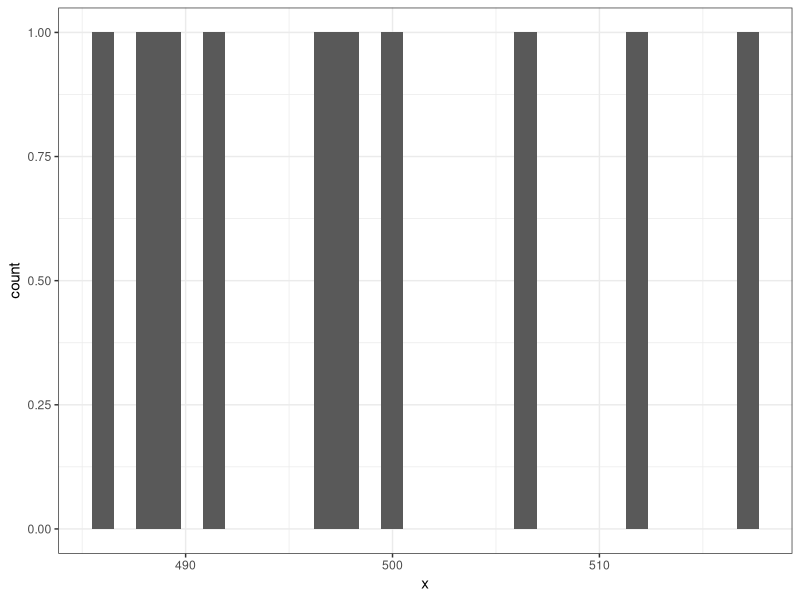

Write R code to recreate this figure.
# Load library
library(tidyverse)
theme_set(theme_bw()) # set my favourite ggplot theme

# Tasks:
# Run the scripts.
# Then, increase the number of simulated data from 10, 20, 50, 100, 200, 1000
# Observe how the distribution in the histogram is changing.

# Set parameters
n <- 10     # number of simulated data
mu <- 500   # population mean
sigma <- 10 # population standard deviation

# Generate data
x <- rnorm(n = n, mean = mu, sd = sigma)

# Plot data
ggplot(data = NULL, aes(x = x)) +
  geom_histogram()
